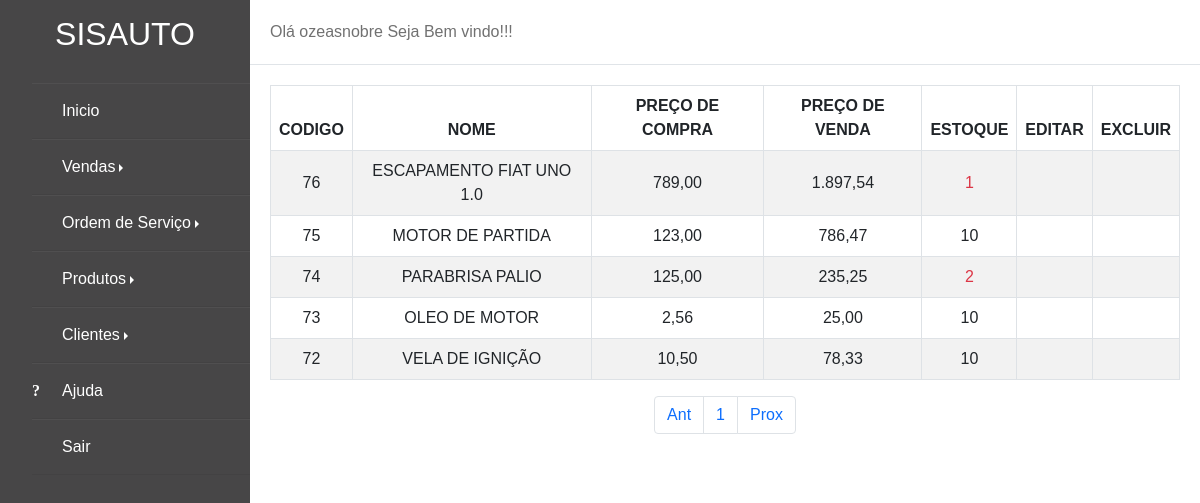
Page /admin/lista_produto.php (signed in) on the earlier database version.
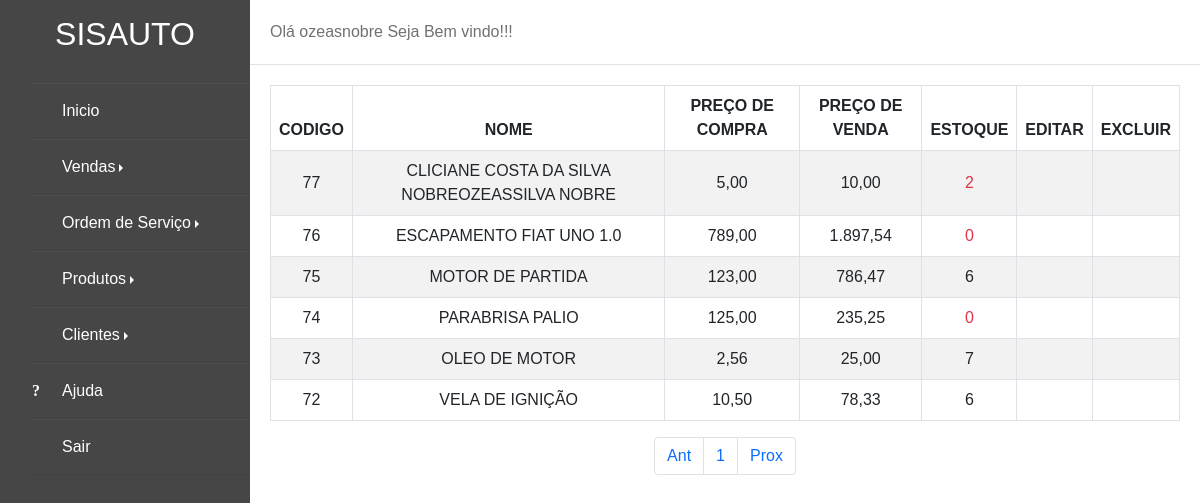
Same page on the later database version.
### tables this page shows
CREATE TABLE `produto` (
  `id_produto` int(11) NOT NULL,
  `nome` varchar(200) NOT NULL,
  `preco_custo` float NOT NULL,
  `preco_venda` float NOT NULL,
  `qtd_estoque` float NOT NULL
);

### admin/lista_produto.php (the view, shortened to what the changed rows need)
<?php
include 'Invoice.php';
$pagina = (isset($_GET['pagina'])) ? $_GET['pagina'] : 1;
$result_produto = "SELECT * FROM produto";
$resultado_produto = mysqli_query($conn, $result_produto);
$total_produtos = mysqli_num_rows($resultado_produto);
$quantidade_pg = 20;
$num_pagina = ceil($total_produtos / $quantidade_pg);
$inicio = ($quantidade_pg * $pagina) - $quantidade_pg;
$result_produtos = "SELECT * FROM produto ORDER BY id_produto DESC limit $inicio, $quantidade_pg";
$resultado_produtos = mysqli_query($conn, $result_produtos);
$total_produtos = mysqli_num_rows($resultado_produtos);
?>
<?php include("../inc/header.php"); ?>
<body>
    <div class="wrapper">
    <?php include("../inc/sidebar.php"); ?>
        <div class="main_content">
            <div class="info">
                <?php if ($total_produtos == 0) {
                    echo '<div>Não existem produtos cadastrados.</div>';
                } else { ?>
                    <div class="table-responsive align-middle">
                        <table class="table table-md table-bordered align-middle table-striped table-hover container text-center" style="text-transform: uppercase;">
                            <thead>
                                <tr>
                                    <th scope="col">Codigo</th>
                                    <th scope="col">Nome</th>
                                    <th scope="col">Preço de Compra</th>
                                    <th scope="col">Preço de Venda</th>
                                    <th scope="col">Estoque</th>
                                    <th scope="col">Editar</th>
                                    <th scope="col">Excluir</th>
                                </tr>
                            </thead>
                            <tbody>
                                <?php while ($rows_cursos = mysqli_fetch_assoc($resultado_produtos)) { ?>
                                    <tr>
                                        <td><?php echo $rows_cursos['id_produto']; ?></td>
                                        <td><?php echo $rows_cursos['nome']; ?></td>
                                        <td>
                                            <?php
                                            $preco_custo = number_format($rows_cursos["preco_custo"], 2, ',', '.');
                                            echo $preco_custo;
                                            ?>
                                        </td>
                                        <td>
                                            <?php
                                            $preco_venda = number_format($rows_cursos["preco_venda"], 2, ',', '.');
                                            echo $preco_venda;
                                            ?>
                                        </td>
                                        <td>
                                            <?php if($rows_cursos['qtd_estoque']<=2){?>
                                                <p style="padding: 0px; margin:0px" class="text-danger"><?= $rows_cursos["qtd_estoque"]; ?></p>
                                            <?php    }else{ echo $rows_cursos["qtd_estoque"];} ?>
                                        </td>
                                        <td><a href="edit_invoice.php?update_id=' . $productDetails['id_produto']."  title="Edit Invoice" style="color: green"><i class="fa-solid fa-pen-to-square"></i></a></td>
                <td><a href="action.php" id="' . $productDetails['id_produto'] . '" class="deleteInvoice"  title="Delete Invoice"  style="color: red"><i class="fa-solid fa-trash"></i></a></td>
              </tr>
               <?php } ?>
        </tbody>
        </table>
            <nav aria-label="...">
                <ul class="pagination nav justify-content-center" style="margin-top:10px;">
                    <?php
                    for ($i = 1; $i < $num_pagina + 1; $i++) { ?>
                            <li class="page-item"><a class="page-link" href="lista_produto.php?pagina=<?php echo $i; ?>"><?php echo $i; ?></a></li>
                        <?php } ?>
                </ul>
            </nav>
        </div>
    </div>
    <?php } ?>
</body>
</html>

Differences in the rows shown:
added produto: id_produto "77", nome "CLICIANE COSTA DA SILVA NOBREOZEASSILVA NOBRE", preco_custo "5,00", preco_venda "10,00", qtd_estoque "2"
changed produto "ESCAPAMENTO FIAT UNO 1.0": qtd_estoque "1" → "0"
changed produto "MOTOR DE PARTIDA": qtd_estoque "10" → "6"
changed produto "PARABRISA PALIO": qtd_estoque "2" → "0"
changed produto "OLEO DE MOTOR": qtd_estoque "10" → "7"
changed produto "VELA DE IGNIÇÃO": qtd_estoque "10" → "6"
